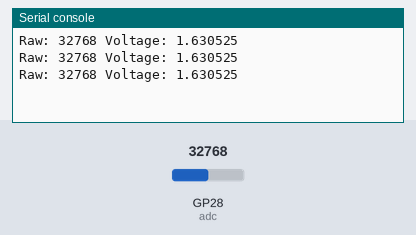
Bench run of a program on a simulated Raspberry Pi Pico running MicroPython. Parts: the last lines printed to the serial console. Inputs (shaded band) come from the test bench; at power-on: GP28 (adc) = 32768 (analog values on the 0–65535 scale).

Above: at 1.2 s.
1.3 s: GP28 (adc) set to 45874
At 1.9 s:
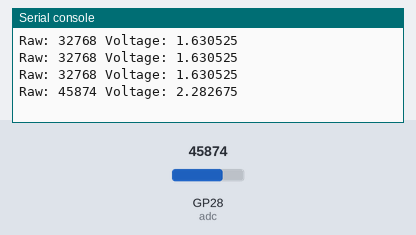
2.8 s: GP28 (adc) set to 57670
At 3.4 s:
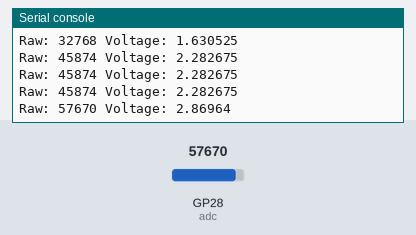
Timing chart, 0 to 5.8 s (numbered marks = the images above; inputs shaded):
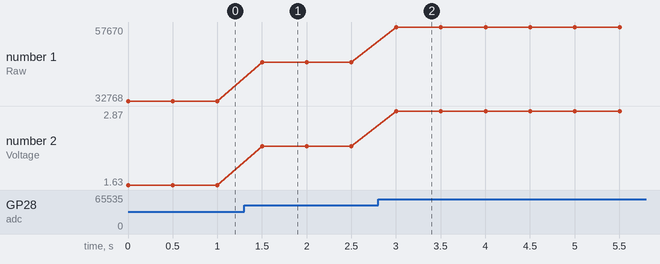

The program:

p15-read_analog.py
```python
from machine import Pin, ADC
import utime

adc = ADC(Pin(28))

while True:
    raw = adc.read_u16()   # 16-bit scaled value (0-65535)
    voltage = raw * 3.261 / 65535
    print("Raw:", raw, "Voltage:", voltage)
    utime.sleep(0.5)
```

Measured:
- after the input at 1.3 s, the serial console: prints a new line after 0.20 s (image 1)
- after the input at 2.8 s, the serial console: prints a new line after 0.20 s (image 2)
- plotted number 1: 32768 → 45874 after the input at 1.3 s, 45874 → 57670 after the input at 2.8 s
- plotted number 2: 1.63 → 2.28 after the input at 1.3 s, 2.28 → 2.87 after the input at 2.8 s
